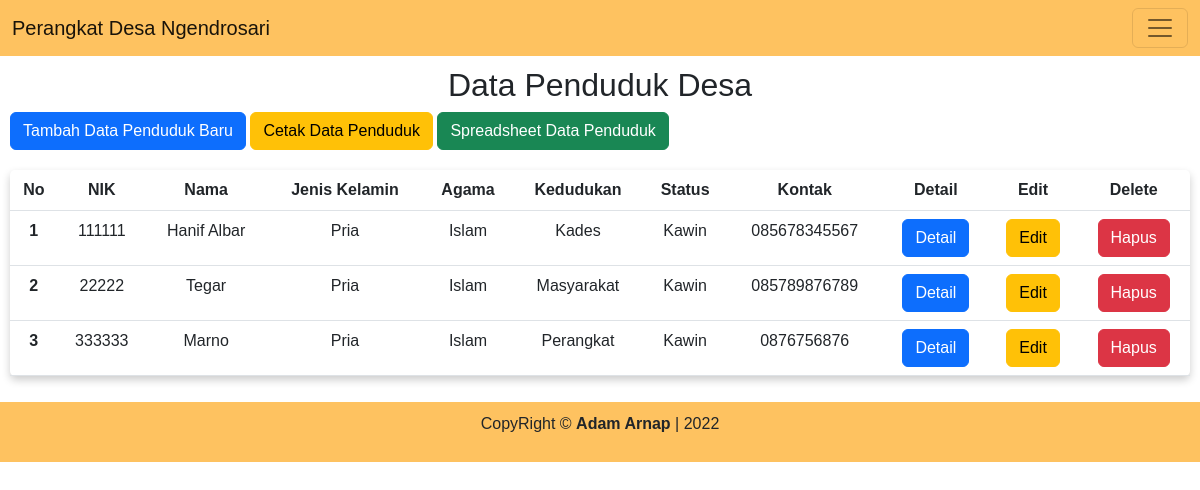
The app's page /view/Perangkat/Penduduk.php (signed in) with its own data.
### tables this page shows
CREATE TABLE `penduduk` (
  `NIK` varchar(25) NOT NULL,
  `nama` varchar(25) NOT NULL,
  `tempat_lahir` varchar(50) NOT NULL,
  `tanggal_lahir` date NOT NULL,
  `gender` varchar(13) NOT NULL,
  `agama` varchar(11) NOT NULL,
  `pendidikan` varchar(15) NOT NULL,
  `pekerjaan` varchar(15) NOT NULL,
  `status` varchar(15) NOT NULL,
  `nama_ayah` varchar(50) NOT NULL,
  `nama_ibu` varchar(50) NOT NULL,
  `kewarganegaraan` varchar(15) NOT NULL,
  `golongan_darah` varchar(2) NOT NULL,
  `no_tlp` varchar(15) NOT NULL,
  `rt` varchar(3) NOT NULL,
  `rw` varchar(3) NOT NULL,
  `dusun` varchar(15) NOT NULL,
  `password` varchar(50) NOT NULL,
  `level` enum('Perangkat','Masyarakat','Kades','') NOT NULL,
  `status_akun` enum('AKTIF','NONAKTIF','','') NOT NULL,
  `foto_profil` varchar(100) NOT NULL
);

### view/Perangkat/Penduduk.php (the view, shortened to what this page needs)
<!doctype html>
<html lang="en">
  <head>
    <link href="https://cdn.jsdelivr.net/npm/bootstrap@5.2.0/dist/css/bootstrap.min.css" rel="stylesheet">
    <link rel="stylesheet" type="text/css" href="../../assets/styles/style.css">
    <link rel="stylesheet" type="text/css" href="../../assets/styles/berita.css">
</head>
  <body>
    <?php
    include '../Template/Navbar_Perangkat.php';
    ?>
        <main>
          <h2>Data Penduduk Desa</h2>
          <a href="Penduduk_Tambah.php" class="btn btn-primary">Tambah Data Penduduk Baru</a>
          <a href="Cetak_Penduduk.php" class="btn btn-warning">Cetak Data Penduduk</a>
          <a href="Excel_Penduduk.php" class="btn btn-success">Spreadsheet Data Penduduk</a>
          <table class="table card-element">
            <thead>
              <tr>
                <th scope="col">No</th>
                <th scope="col">NIK</th>
                <th scope="col">Nama</th>
                <th scope="col">Jenis Kelamin</th>
                <th scope="col">Agama</th>
                <th scope="col">Kedudukan</th>
                <th scope="col">Status</th>
                <th scope="col">Kontak</th>
                <th scope="col">Detail</th>
                <th scope="col">Edit</th>
                <th scope="col">Delete</th>
              </tr>
            </thead>
            <tbody>
            <?php
              include '../../Koneksi.php';
              $penduduk = mysqli_query($koneksi,"select * from penduduk");
              $no = 1;
              while ($people = mysqli_fetch_array($penduduk)) {
            ?>
              <tr>
                <th scope="row"><?php echo $no++; ?></th>
                <td><?php echo $people['NIK'] ?></td>
                <td><?php echo $people['nama'] ?></td>
                <td><?php echo $people['gender'] ?></td>
                <td><?php echo $people['agama'] ?></td>
                <td><?php echo $people['level'] ?></td>
                <td><?php echo $people['status'] ?></td>
                <td><?php echo $people['no_tlp'] ?></td>
                <td>
                  <a class="btn btn-primary" href="Penduduk_Detail.php?NIK=<?=$people['NIK']?>">Detail</a>
                </td>
                <td>
                  <a class="btn btn-warning" href="Penduduk_Edit.php?NIK=<?=$people['NIK']?>">Edit</a>
                </td>
                <td>
                  <a class="btn btn-danger" onclick="return confirm('Apakah Yakin Ingin Menhapus Data InI ?')"
                  href="../../controller/Perangkat/Aksi_Hapus_Penduduk.php?NIK=<?=$people['NIK']?>">Hapus</a>
                </td>
              </tr>
            <?php } ?>
            </tbody>
          </table>
        </main>
    <?php
    include '../Template/Footer.php';
    ?>
</body>
</html

### view/Template/Navbar_Perangkat.php (shortened to what this page needs)
<nav class="navbar  ">
            <div class="container-fluid">
                <a class="navbar-brand" href="#">Perangkat Desa Ngendrosari</a>
                <button class="navbar-toggler" type="button" data-bs-toggle="offcanvas" data-bs-target="#offcanvasNavbar" aria-controls="offcanvasNavbar">
                    <span class="navbar-toggler-icon"></span>
                </button>
            </div>
        </nav>

### view/Template/Footer.php
<footer class="">
    <p>CopyRight &copy; <b>Adam Arnap</b> | 2022</p>
</footer>

### assets/styles/style.css (style rules this page uses)
* { font-family: sans-serif; }
nav { background-color: #FEC260; }
main { padding: 10px; }
.card-element { box-shadow: 0 4px 8px 0 rgba(0, 0, 0, 0.2); border-radius: 5px; padding: 20px; margin-top: 20px; }
footer { background-color: #FEC260; padding: 10px; text-align: center; }

### assets/styles/berita.css (style rules this page uses)
* { font-family: sans-serif; }
nav { background-color: #FEC260; }
main { padding: 10px; }
main h2 { text-align: center; }
table { margin-right: 10px; text-align: center; }
footer { background-color: #FEC260; padding: 10px; text-align: center; }

### records on screen
penduduk: NIK "111111", nama "Hanif Albar", gender "Pria", agama "Islam", level "Kades", status "Kawin", no_tlp "085678345567"
penduduk: NIK "22222", nama "Tegar", gender "Pria", agama "Islam", level "Masyarakat", status "Kawin", no_tlp "085789876789"
penduduk: NIK "333333", nama "Marno", gender "Pria", agama "Islam", level "Perangkat", status "Kawin", no_tlp "0876756876"
